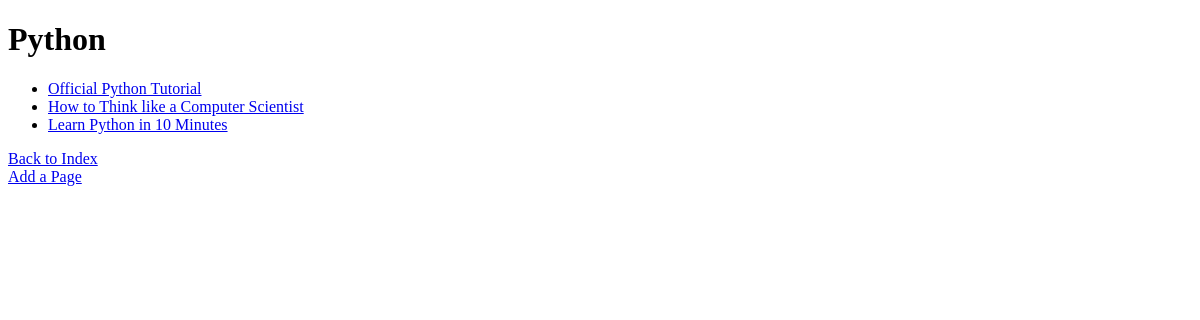
/rango/category/python/, run on an earlier commit of the app's database.
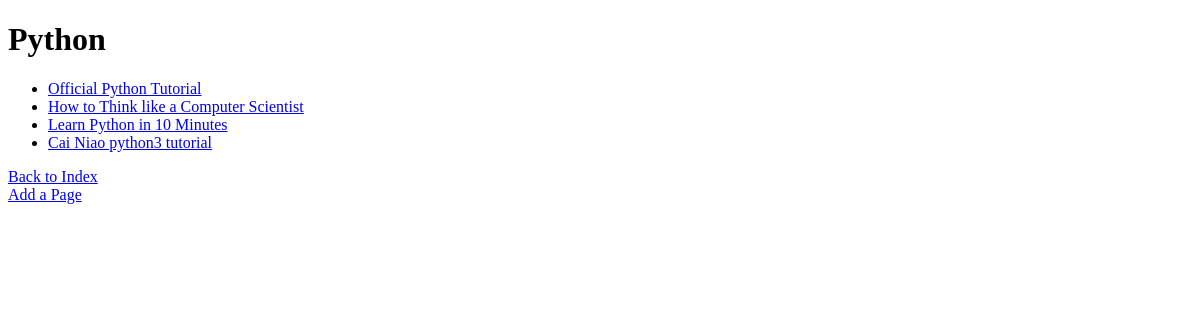
And on a later commit of the database.
### rango/models.py (models this page shows, shortened)
class Page(models.Model):
	category = models.ForeignKey(Category,on_delete=models.CASCADE)
	title = models.CharField(max_length=128)
	url = models.URLField()
	views = models.IntegerField(default=0)

### rango/views.py (the view)
def show_category(request,category_name_slug):
	context_dict = {}
	try:
		category = Category.objects.get(slug=category_name_slug)
		pages=Page.objects.filter(category=category)
		context_dict['pages']=pages
		context_dict['category']=category
	except Category.DoesNotExist:
		context_dict['category']=None
		context_dict['pages']=None
	return render(request,'rango/category.html',context_dict)

### templates/rango/category.html (shortened to what this page needs)
<!DOCTYPE html>
<html>
<head>
</head>
<body>
	<div>
		{% if category %}
			<h1>{{ category.name}}</h1>
			{% if pages %}
			<ul>
				{% for page in pages %}
				<li><a href="{{page.url}}">{{page.title}}</a></li>
				{% endfor %}
			</ul>
			{% else %}
			<strong>No pages currently in category.</strong>
			{% endif %}
		{% else %}
				The specified category does not exist!
				{% endif %}
	</div>
	<a href="/rango/">Back to Index</a><br />
	<a href="/rango/category/{{ category.slug }}/add_page/">Add a Page</a><br />
</body>
</html>

What changed in the data, as far as the page shows it:
added Page: title "Cai Niao python3 tutorial"
